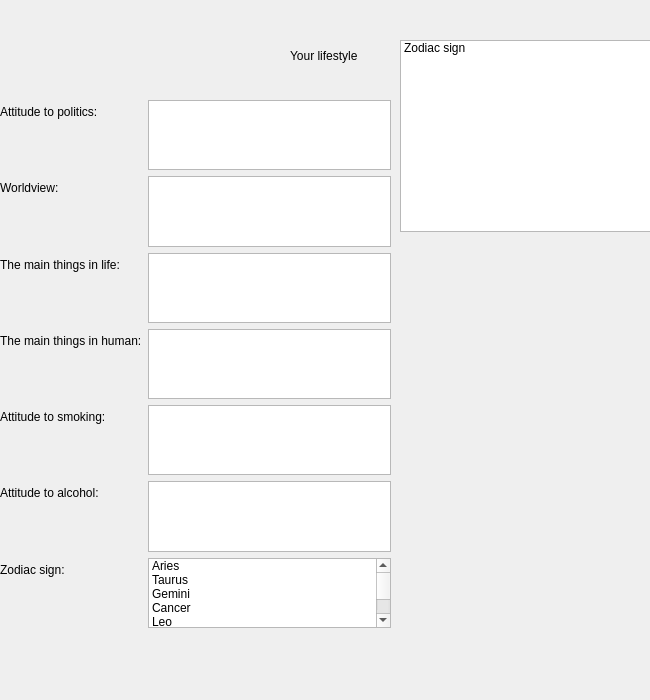
<?xml version="1.0" encoding="UTF-8"?>
<ui version="4.0">
 <class>Lifestyle</class>
 <widget class="QDialog" name="Lifestyle">
  <property name="geometry">
   <rect>
    <x>0</x>
    <y>0</y>
    <width>650</width>
    <height>700</height>
   </rect>
  </property>
  <property name="windowTitle">
   <string>Dialog</string>
  </property>
  <widget class="QLabel" name="label">
   <property name="geometry">
    <rect>
     <x>290</x>
     <y>40</y>
     <width>101</width>
     <height>31</height>
    </rect>
   </property>
   <property name="text">
    <string>Your lifestyle</string>
   </property>
  </widget>
  <widget class="QWidget" name="">
   <property name="geometry">
    <rect>
     <x>0</x>
     <y>100</y>
     <width>391</width>
     <height>528</height>
    </rect>
   </property>
   <layout class="QFormLayout" name="formLayout">
    <item row="0" column="0">
     <widget class="QLabel" name="LabelPolitics">
      <property name="text">
       <string>Attitude to politics:</string>
      </property>
     </widget>
    </item>
    <item row="1" column="0">
     <widget class="QLabel" name="LabelWorldview">
      <property name="text">
       <string>Worldview:</string>
      </property>
     </widget>
    </item>
    <item row="2" column="0">
     <widget class="QLabel" name="LabelMainInLife">
      <property name="text">
       <string>The main things in life:</string>
      </property>
     </widget>
    </item>
    <item row="3" column="0">
     <widget class="QLabel" name="LabelMainInHuman">
      <property name="text">
       <string>The main things in human:</string>
      </property>
     </widget>
    </item>
    <item row="4" column="0">
     <widget class="QLabel" name="LabelSmoking">
      <property name="text">
       <string>Attitude to smoking:</string>
      </property>
     </widget>
    </item>
    <item row="5" column="0">
     <widget class="QLabel" name="LabelAlco">
      <property name="text">
       <string>Attitude to alcohol:</string>
      </property>
     </widget>
    </item>
    <item row="6" column="0">
     <widget class="QLabel" name="LabeZodiac">
      <property name="text">
       <string>Zodiac sign:</string>
      </property>
     </widget>
    </item>
    <item row="0" column="1">
     <widget class="QListWidget" name="listpolitics"/>
    </item>
    <item row="1" column="1">
     <widget class="QListWidget" name="listworldview"/>
    </item>
    <item row="2" column="1">
     <widget class="QListWidget" name="listmaininlife"/>
    </item>
    <item row="3" column="1">
     <widget class="QListWidget" name="listmaininhuman"/>
    </item>
    <item row="4" column="1">
     <widget class="QListWidget" name="listsmoking"/>
    </item>
    <item row="5" column="1">
     <widget class="QListWidget" name="listalco"/>
    </item>
    <item row="6" column="1">
     <widget class="QListWidget" name="listzodiac">
      <item>
       <property name="text">
        <string>Aries</string>
       </property>
      </item>
      <item>
       <property name="text">
        <string>Taurus</string>
       </property>
      </item>
      <item>
       <property name="text">
        <string>Gemini</string>
       </property>
      </item>
      <item>
       <property name="text">
        <string>Cancer</string>
       </property>
      </item>
      <item>
       <property name="text">
        <string>Leo</string>
       </property>
      </item>
      <item>
       <property name="text">
        <string>Virgo</string>
       </property>
      </item>
      <item>
       <property name="text">
        <string>Libra</string>
       </property>
      </item>
      <item>
       <property name="text">
        <string>Scorpio</string>
       </property>
      </item>
      <item>
       <property name="text">
        <string>Sagittarius</string>
       </property>
      </item>
      <item>
       <property name="text">
        <string>Capricorn</string>
       </property>
      </item>
      <item>
       <property name="text">
        <string>Aquarius</string>
       </property>
      </item>
      <item>
       <property name="text">
        <string>Pisces</string>
       </property>
      </item>
     </widget>
    </item>
   </layout>
  </widget>
  <widget class="QListWidget" name="listWidget">
   <property name="geometry">
    <rect>
     <x>400</x>
     <y>40</y>
     <width>256</width>
     <height>192</height>
    </rect>
   </property>
   <item>
    <property name="text">
     <string>Zodiac sign</string>
    </property>
   </item>
  </widget>
 </widget>
 <resources/>
 <connections/>
</ui>
